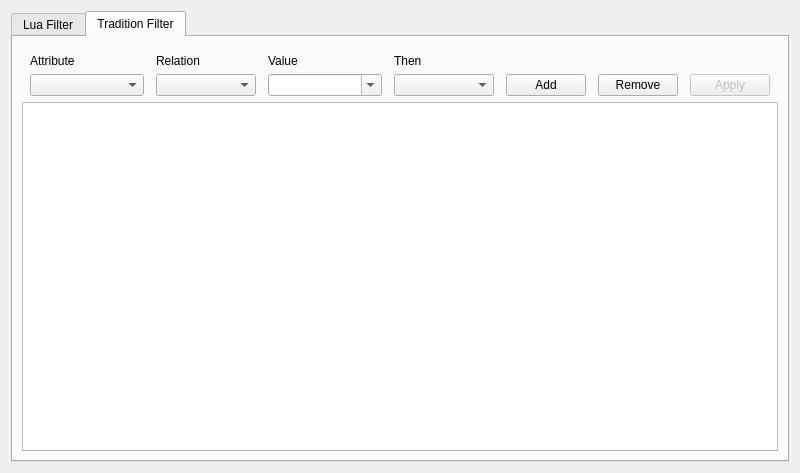
<?xml version="1.0" encoding="UTF-8"?>
<ui version="4.0">
 <class>FilterDialog</class>
 <widget class="QDialog" name="FilterDialog">
  <property name="windowModality">
   <enum>Qt::NonModal</enum>
  </property>
  <property name="geometry">
   <rect>
    <x>0</x>
    <y>0</y>
    <width>800</width>
    <height>473</height>
   </rect>
  </property>
  <property name="minimumSize">
   <size>
    <width>800</width>
    <height>400</height>
   </size>
  </property>
  <property name="contextMenuPolicy">
   <enum>Qt::NoContextMenu</enum>
  </property>
  <property name="windowTitle">
   <string>Event Filter</string>
  </property>
  <property name="modal">
   <bool>true</bool>
  </property>
  <layout class="QVBoxLayout" name="verticalLayout_2">
   <item>
    <widget class="QTabWidget" name="tabWidget">
     <property name="currentIndex">
      <number>1</number>
     </property>
     <widget class="QWidget" name="tab">
      <attribute name="title">
       <string>Lua Filter</string>
      </attribute>
      <widget class="QWidget" name="layoutWidget">
       <property name="geometry">
        <rect>
         <x>0</x>
         <y>0</y>
         <width>771</width>
         <height>421</height>
        </rect>
       </property>
       <layout class="QVBoxLayout" name="verticalLayout_3">
        <item>
         <widget class="QTextEdit" name="edit_luacode"/>
        </item>
        <item>
         <widget class="QPushButton" name="pushButtonApplyLua">
          <property name="text">
           <string>Apply</string>
          </property>
         </widget>
        </item>
       </layout>
      </widget>
     </widget>
     <widget class="QWidget" name="tab_2">
      <attribute name="title">
       <string>Tradition Filter</string>
      </attribute>
      <layout class="QHBoxLayout" name="horizontalLayout_3">
       <item>
        <layout class="QVBoxLayout" name="verticalLayout">
         <item>
          <layout class="QGridLayout" name="gridLayout" columnstretch="0,0,0,0,0,0,0">
           <property name="sizeConstraint">
            <enum>QLayout::SetDefaultConstraint</enum>
           </property>
           <property name="leftMargin">
            <number>8</number>
           </property>
           <property name="topMargin">
            <number>8</number>
           </property>
           <property name="rightMargin">
            <number>8</number>
           </property>
           <property name="horizontalSpacing">
            <number>12</number>
           </property>
           <item row="1" column="1">
            <widget class="QLabel" name="label_2">
             <property name="text">
              <string>Relation</string>
             </property>
            </widget>
           </item>
           <item row="1" column="0">
            <widget class="QLabel" name="label">
             <property name="text">
              <string>Attribute</string>
             </property>
            </widget>
           </item>
           <item row="2" column="1">
            <widget class="QComboBox" name="comboBox_relation">
             <property name="sizePolicy">
              <sizepolicy hsizetype="Fixed" vsizetype="Fixed">
               <horstretch>0</horstretch>
               <verstretch>0</verstretch>
              </sizepolicy>
             </property>
             <property name="minimumSize">
              <size>
               <width>100</width>
               <height>0</height>
              </size>
             </property>
            </widget>
           </item>
           <item row="1" column="2">
            <widget class="QLabel" name="label_3">
             <property name="text">
              <string>Value</string>
             </property>
            </widget>
           </item>
           <item row="1" column="3">
            <widget class="QLabel" name="label_4">
             <property name="text">
              <string>Then</string>
             </property>
            </widget>
           </item>
           <item row="2" column="2">
            <widget class="QComboBox" name="comboBox_value">
             <property name="editable">
              <bool>true</bool>
             </property>
            </widget>
           </item>
           <item row="2" column="3">
            <widget class="QComboBox" name="comboBox_action">
             <property name="sizePolicy">
              <sizepolicy hsizetype="Fixed" vsizetype="Fixed">
               <horstretch>0</horstretch>
               <verstretch>0</verstretch>
              </sizepolicy>
             </property>
             <property name="minimumSize">
              <size>
               <width>100</width>
               <height>0</height>
              </size>
             </property>
            </widget>
           </item>
           <item row="2" column="0">
            <widget class="QComboBox" name="comboBox_key"/>
           </item>
           <item row="2" column="4">
            <widget class="QPushButton" name="pushButton_add">
             <property name="sizePolicy">
              <sizepolicy hsizetype="Fixed" vsizetype="Fixed">
               <horstretch>0</horstretch>
               <verstretch>0</verstretch>
              </sizepolicy>
             </property>
             <property name="contextMenuPolicy">
              <enum>Qt::DefaultContextMenu</enum>
             </property>
             <property name="text">
              <string>Add</string>
             </property>
            </widget>
           </item>
           <item row="2" column="5">
            <widget class="QPushButton" name="pushButton_remove">
             <property name="sizePolicy">
              <sizepolicy hsizetype="Fixed" vsizetype="Fixed">
               <horstretch>0</horstretch>
               <verstretch>0</verstretch>
              </sizepolicy>
             </property>
             <property name="text">
              <string>Remove</string>
             </property>
            </widget>
           </item>
           <item row="2" column="6">
            <widget class="QPushButton" name="pushButton_apply">
             <property name="enabled">
              <bool>false</bool>
             </property>
             <property name="sizePolicy">
              <sizepolicy hsizetype="Fixed" vsizetype="Fixed">
               <horstretch>0</horstretch>
               <verstretch>0</verstretch>
              </sizepolicy>
             </property>
             <property name="text">
              <string>Apply</string>
             </property>
            </widget>
           </item>
          </layout>
         </item>
         <item>
          <widget class="QTableView" name="tableView_Filter">
           <property name="selectionMode">
            <enum>QAbstractItemView::SingleSelection</enum>
           </property>
           <property name="selectionBehavior">
            <enum>QAbstractItemView::SelectRows</enum>
           </property>
           <property name="verticalScrollMode">
            <enum>QAbstractItemView::ScrollPerItem</enum>
           </property>
           <property name="horizontalScrollMode">
            <enum>QAbstractItemView::ScrollPerPixel</enum>
           </property>
          </widget>
         </item>
        </layout>
       </item>
      </layout>
     </widget>
    </widget>
   </item>
  </layout>
 </widget>
 <resources/>
 <connections/>
</ui>
